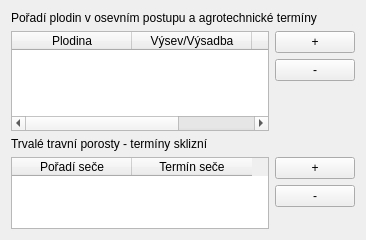
             <widget class="QWidget" name="page_7">
              <property name="geometry">
               <rect>
                <x>0</x>
                <y>0</y>
                <width>366</width>
                <height>240</height>
               </rect>
              </property>
              <attribute name="label">
               <string>Osevní postup</string>
              </attribute>
              <layout class="QGridLayout" name="gridLayout_41">
               <item row="0" column="0">
                <widget class="QLabel" name="label_11">
                 <property name="text">
                  <string>Pořadí plodin v osevním postupu a agrotechnické termíny</string>
                 </property>
                </widget>
               </item>
               <item row="1" column="0">
                <layout class="QGridLayout" name="gridLayout_20">
                 <item row="0" column="0">
                  <widget class="QTableWidget" name="tw_sowing">
                   <property name="sizePolicy">
                    <sizepolicy hsizetype="Expanding" vsizetype="Preferred">
                     <horstretch>0</horstretch>
                     <verstretch>0</verstretch>
                    </sizepolicy>
                   </property>
                   <property name="minimumSize">
                    <size>
                     <width>0</width>
                     <height>100</height>
                    </size>
                   </property>
                   <property name="sizeAdjustPolicy">
                    <enum>QAbstractScrollArea::AdjustToContents</enum>
                   </property>
                   <property name="editTriggers">
                    <set>QAbstractItemView::NoEditTriggers</set>
                   </property>
                   <property name="dragDropMode">
                    <enum>QAbstractItemView::InternalMove</enum>
                   </property>
                   <property name="alternatingRowColors">
                    <bool>true</bool>
                   </property>
                   <property name="rowCount">
                    <number>0</number>
                   </property>
                   <attribute name="horizontalHeaderDefaultSectionSize">
                    <number>120</number>
                   </attribute>
                   <column>
                    <property name="text">
                     <string>Plodina</string>
                    </property>
                   </column>
                   <column>
                    <property name="text">
                     <string>Výsev/Výsadba</string>
                    </property>
                   </column>
                   <column>
                    <property name="text">
                     <string>Sklizeň</string>
                    </property>
                   </column>
                  </widget>
                 </item>
                 <item row="0" column="1">
                  <layout class="QVBoxLayout" name="verticalLayout">
                   <item>
                    <widget class="QPushButton" name="pb_sow_plus">
                     <property name="sizePolicy">
                      <sizepolicy hsizetype="Minimum" vsizetype="Fixed">
                       <horstretch>0</horstretch>
                       <verstretch>0</verstretch>
                      </sizepolicy>
                     </property>
                     <property name="text">
                      <string>+</string>
                     </property>
                    </widget>
                   </item>
                   <item>
                    <widget class="QPushButton" name="pb_sow_minus">
                     <property name="sizePolicy">
                      <sizepolicy hsizetype="Minimum" vsizetype="Fixed">
                       <horstretch>0</horstretch>
                       <verstretch>0</verstretch>
                      </sizepolicy>
                     </property>
                     <property name="text">
                      <string>-</string>
                     </property>
                    </widget>
                   </item>
                   <item>
                    <spacer name="verticalSpacer_4">
                     <property name="orientation">
                      <enum>Qt::Vertical</enum>
                     </property>
                     <property name="sizeHint" stdset="0">
                      <size>
                       <width>20</width>
                       <height>40</height>
                      </size>
                     </property>
                    </spacer>
                   </item>
                  </layout>
                 </item>
                </layout>
               </item>
               <item row="2" column="0">
                <widget class="QLabel" name="label_14">
                 <property name="text">
                  <string>Trvalé travní porosty - termíny sklizní</string>
                 </property>
                </widget>
               </item>
               <item row="3" column="0">
                <layout class="QGridLayout" name="gridLayout_21">
                 <item row="0" column="0">
                  <widget class="QTableWidget" name="tw_meadow">
                   <property name="sizePolicy">
                    <sizepolicy hsizetype="Expanding" vsizetype="Preferred">
                     <horstretch>0</horstretch>
                     <verstretch>0</verstretch>
                    </sizepolicy>
                   </property>
                   <attribute name="horizontalHeaderDefaultSectionSize">
                    <number>120</number>
                   </attribute>
                   <column>
                    <property name="text">
                     <string>Pořadí seče</string>
                    </property>
                   </column>
                   <column>
                    <property name="text">
                     <string>Termín seče</string>
                    </property>
                   </column>
                  </widget>
                 </item>
                 <item row="0" column="1">
                  <layout class="QVBoxLayout" name="verticalLayout_2">
                   <item>
                    <widget class="QPushButton" name="pb_meadow_plus">
                     <property name="text">
                      <string>+</string>
                     </property>
                    </widget>
                   </item>
                   <item>
                    <widget class="QPushButton" name="pb_meadow_minus">
                     <property name="text">
                      <string>-</string>
                     </property>
                    </widget>
                   </item>
                   <item>
                    <spacer name="verticalSpacer_5">
                     <property name="orientation">
                      <enum>Qt::Vertical</enum>
                     </property>
                     <property name="sizeHint" stdset="0">
                      <size>
                       <width>20</width>
                       <height>40</height>
                      </size>
                     </property>
                    </spacer>
                   </item>
                  </layout>
                 </item>
                </layout>
               </item>
              </layout>
             </widget>
